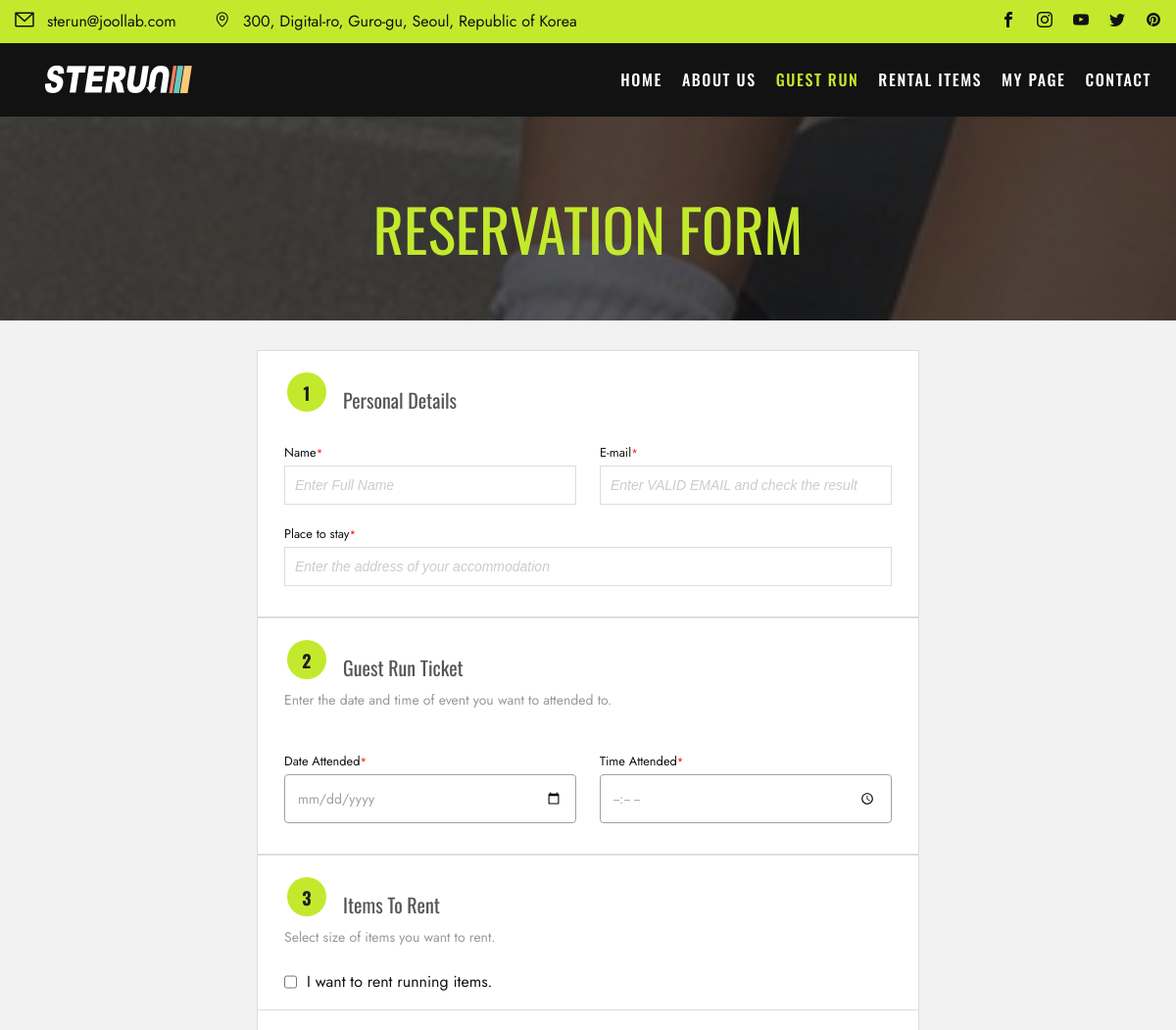
/events/event_register/11 (upper part), run on an earlier commit of the app's database.
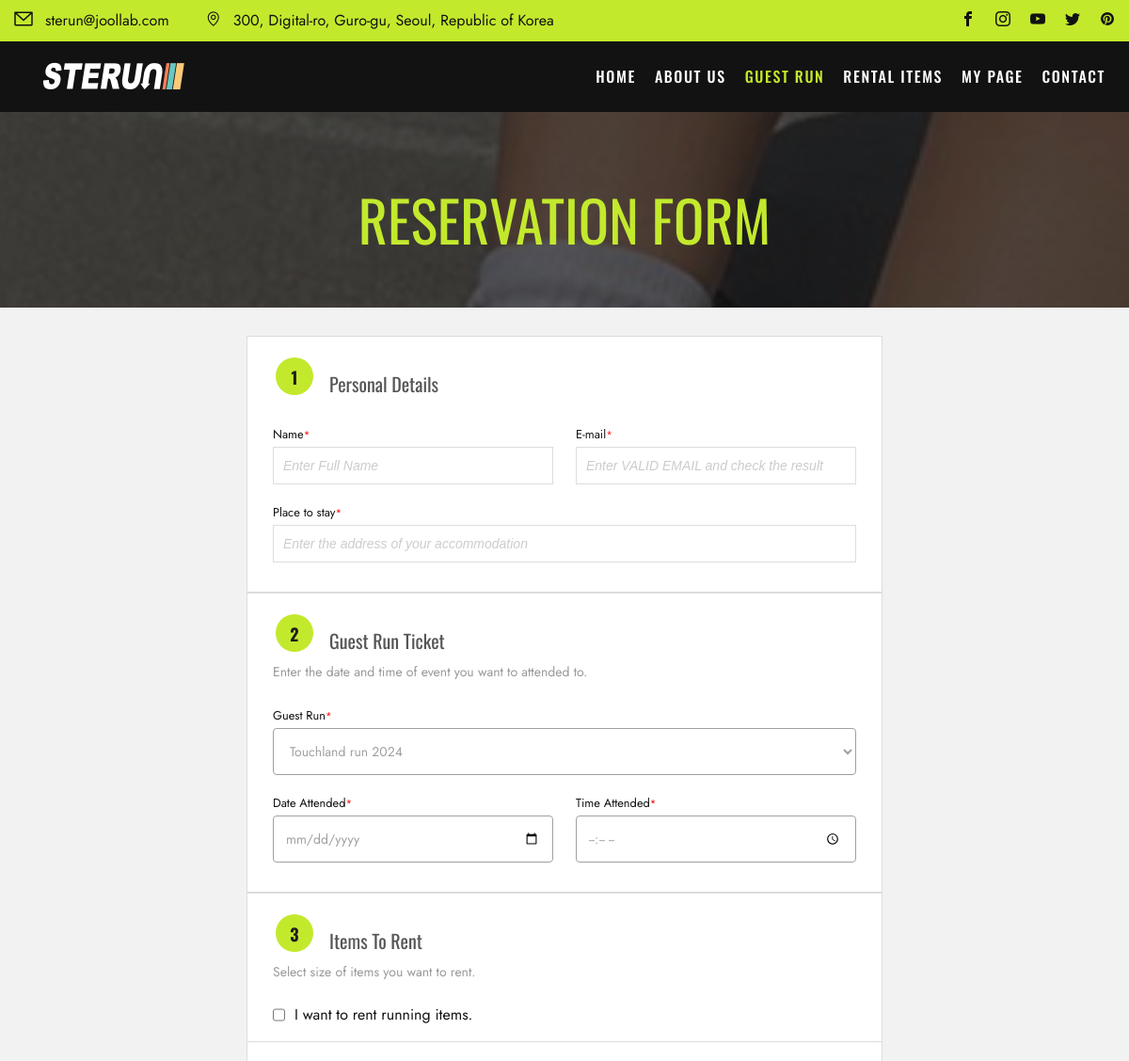
And on a later commit of the database.
### events/models.py (models this page shows, shortened)
class GuestRun(models.Model):
    STATUS_CHOICE = [
        ("ST1", "Checking"),
        ("ST2", "On-Sale"),
        ("ST3", "Sold-Out"),
        ("ST4", "Closed"),
    ]
    LEVEL = [
        ("800","Level-1, 800"),
        ("730","Level-2, 730"),
        ("700","Level-3, 700"),
        ("630","Level-4, 630"),
        ("600","Level-5, 600"),
        ("530","Level-6, 530"),
        ("Free","Full Access"),
    ]
    event_id = models.AutoField(
        primary_key=True,
    )
    title = models.CharField(max_length=50)
    manager = models.ForeignKey(Manager, related_name="manager",blank=False, null=True, on_delete=models.SET_NULL)
    start_date = models.DateField(blank=True, null=True)
    start_time = models.TimeField(blank=True, null=True)
    end_date = models.DateField(blank=True, null=True)
    end_time = models.TimeField(blank=True, null=True)
    image = ResizedImageField(size=[1402,1000], upload_to="runMain", blank=True)
    route_image = ResizedImageField(size=[1402,1402], upload_to="runRoute", blank=True)
    start_point = models.CharField(max_length=50)
    status = models.CharField(
        max_length=8,
        choices=STATUS_CHOICE,
        default="ST1",
    )
    level = models.CharField(
        max_length=15,
        choices=LEVEL,
        default="Free",
    )
    amount = models.IntegerField(default=0)
    route = models.CharField(max_length=50, blank=False)
    desc = models.TextField(blank=True)
    completed = models.BooleanField(default=False)

### events/views.py (the view)
# urls.py: path("event_register/<str:pk>", views.event_register, name="event_register"),
def event_register(request, pk):
    event= GuestRun.objects.filter(event_id=pk)
    shoes = Item.objects.filter(category='shoes')
    bag = Item.objects.filter(category='bag')
    top = Item.objects.filter(category='top')
    bottom = Item.objects.filter(category='bottom')
    context = {"events":event, "shoeses":shoes, "bags":bag, "tops":top, "bottoms":bottom}
    if request.method == "POST":
        if Item.objects.filter(pk=request.POST.get("top")).exists():
            top = Item.objects.get(pk=request.POST.get("top"))
        else:
            top = None
        if Item.objects.filter(pk=request.POST.get("bottom")).exists():
            bottom = Item.objects.get(pk=request.POST.get("bottom"))
        else:
            bottom = None
        if Item.objects.filter(pk=request.POST.get("shoes")).exists():
            shoes = Item.objects.get(pk=request.POST.get("shoes"))
        else:
            shoes = None
        if Item.objects.filter(pk=request.POST.get("bag")).exists():
            bag = Item.objects.get(pk=request.POST.get("bag"))
        else:
            bag = None
        if request.POST.get("event") != "":
            event_data = GuestRun.objects.get(pk=request.POST.get("event"))
        else:
            event_data = None
        if request.POST.get("start_date") != "":
            start_date = request.POST.get("start_date")
        else:
            start_date = None
        if request.POST.get("end_date") != "":
            end_date = request.POST.get("end_date")
        else:
            end_date = None
        if request.POST.get("event_date") != "":
            event_date = request.POST.get("event_date")
        else:
            event_date = None
        if request.POST.get("delivery") == 'on':
            delivery = True
        else:
            delivery = False
        username = request.POST.get("username")
        id = username +"_run_"+datetime.now().strftime("T%H%M%S")
        email = request.POST.get("email")
        reservation = Reservation(
            reserv_id=id,
            username=username,
            email=email,
            message=request.POST.get("message"),
            start_date=start_date,
            start_time=request.POST.get("start_time"),
            end_date=end_date,
            end_time=request.POST.get("end_time"),
            top=top,
            bottom=bottom,
            shoes=shoes,
            bag=bag,
            address=request.POST.get("address"),
            event=event_data,
            event_date = event_date,
            event_time = request.POST.get("event_time"),
            delivery = delivery
        )
        reservation.save()
        line_token = "keAeVnqfCkgFuxZSRBGUwymSN9aqpQC5NXV68GoOVLB"
        url = "https://notify-api.line.me/api/notify"
        response = requests.post(
            url,
            headers={"Authorization": "Bearer " + line_token},
            data={
                "message": "새로운 예약이 접수되었습니다. 예약자: "
                + str(request.POST.get("username"))
            },
        )
        print(response)
        html_message = render_to_string(
                "email.html",
                {"username": username, "id": id},
            )
        plain_message = strip_tags(html_message)
        subject = "[STERUN] Thank you for reservation :)"
        '''message = "Your Reaservation id is" +" "+ id'''
        email_from = settings.EMAIL_HOST_USER
        recipient_list = ["sterun@joollab.com",email]
        send_mail(subject, plain_message, email_from, recipient_list, html_message=html_message,)
        return redirect("community:mypage", id)
    else:
        return render(request, "run-form.html", context)

### templates/run-form.html (shortened to what this page needs)
{% extends "base.html" %}
{% load static %}
{% block content %}
  <div class="page-title">
    <div class="themeflat-container">
      <div class="row">
        <div class="col-md-12">
          <div class="page-title-heading">
            <h1 class="title">Reservation Form</h1>
          </div>
        </div>
      </div>
    </div>
  </div>
  <main>
    <div style="max-width:700px; margin:auto;" class="contact">
      <div class="container">
        <form method="POST" id="contactForm" name="contactForm">
          <div class="col-md-auto" id="mainContent">
            <div class="row box first">
              <div class="box-header">
                <h3>
                  <strong>1</strong>Personal Details
                </h3>
              </div>
              <div class="col-lg-6 col-md-12">
                <div class="form-group">
                  <label for="username" class="label-title forced">Name</label>
                  <input id="username" class="form-control" name="username" placeholder="Enter Full Name" type="text" required=""/>
                </div>
              </div>
              <div class="col-lg-6 col-md-12">
                <div class="form-group">
                  <label for="email" class="label-title forced">E-mail</label>
                  <input id="email" class="form-control" name="email" placeholder="Enter VALID EMAIL and check the result" type="email" required=""/>
                </div>
              </div>
              <div class="col-lg-12 col-md-12">
                <div class="form-group">
                  <label for="address" class="label-title forced">Place to stay</label>
                  <input id="address" class="form-control" name="address" placeholder="Enter the address of your accommodation" type="text" required=""/>
                </div>
              </div>
            </div>
            <div class="row box first">
              <div class="box-header">
                <h3>
                  <strong>2</strong>Guest Run Ticket
                </h3>
                <p>Enter the date and time of event you want to attended to.</p>
              </div>
              <div class="col-lg-12 col-md-12">
                <div class="form-group">
                  {% for event in events %}
                    <label for="id_event" class="label-title forced">Guest Run</label>
                    <select name="event" class="wide" id="id_event">
                      <option value="{{event.event_id}}" selected="">{{event.title}}</option>
                    </select>
                  {% endfor %}
                </div>
              </div>
              <div class="col-lg-6 col-md-12">
                <div class="form-group">
                  <label for="id_event_date" class="label-title forced">
                    Date Attended</label>
                  <input type="date" name="event_date" class="form-control-date" required="" id="id_event_date">
                </div>
              </div>
              <div class="col-lg-6 col-md-12">
                <div class="form-group">
                  <label for="id_event_time" class="label-title forced">Time Attended</label>
                  <input type="time" name="event_time" class="form-control-time" id="id_event_time">
                </div>
              </div>
            </div>
            <div class="row box first">
              <div class="box-header">
                <h3>
                  <strong>3</strong>Items To Rent
                </h3>
                <p>Select size of items you want to rent.</p>
              </div>
              <div class="d-flex toggleCheck">
                <input type="checkbox" id="guestrun-check" class="inp-cbx" name="guestrun"/>
                <div style="width:10px;"></div>
                <label for="guestrun-check">
                  <span>I want to rent running items.</span>
                </label>
              </div>
            </div>
            <div class="row box">
            </div>
          </div>
        </form>
      </div>
    </div>
  </main>
{% endblock content %}

What changed in the data, as far as the page shows it:
added GuestRun: event "Touchland run 2024"
